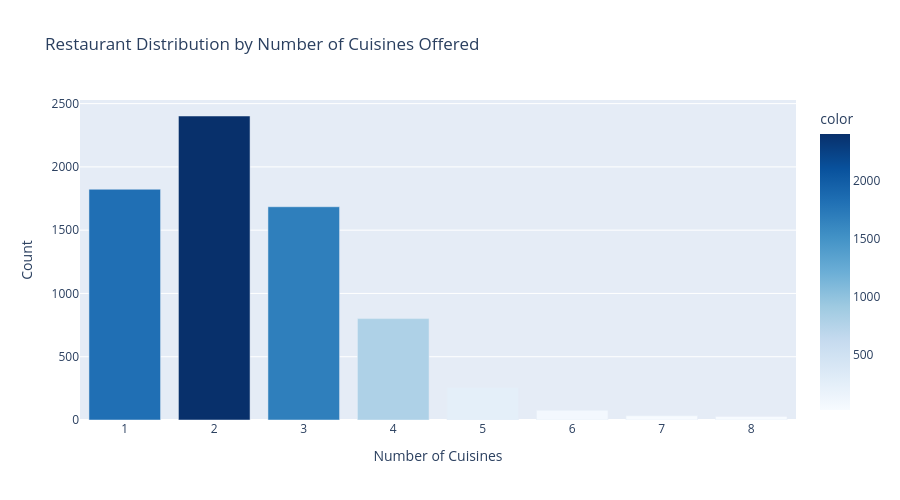

The notebook cell this image was saved under:
### Code cell
# 2. Cuisine Diversity Analysis
cuisine_diversity = df['cuisine_count'].value_counts().sort_index()

fig = px.bar(
    x=cuisine_diversity.index,
    y=cuisine_diversity.values,
    title='Restaurant Distribution by Number of Cuisines Offered',
    labels={'x': 'Number of Cuisines', 'y': 'Count'},
    color=cuisine_diversity.values,
    color_continuous_scale='Blues'
)

fig.update_layout(height=500, showlegend=False)
fig.show()

print(f"\nCuisine Diversity Statistics:")
print(f"  Average cuisines per restaurant: {df['cuisine_count'].mean():.2f}")
print(f"  Median cuisines per restaurant: {df['cuisine_count'].median():.0f}")
print(f"  Max cuisines offered: {df['cuisine_count'].max():.0f}")

### Figure 1 — Plotly figure (JSON) as saved in the notebook; plotly's stock layout.template omitted (floating-point values rounded to 4 significant figures)
{"data": [{"alignmentgroup": "True", "hovertemplate": "Number of Cuisines=%{x}<br>Count=%{y}<br>color=%{marker.color}<extra></extra>", "legendgroup": "", "marker": {"color": [1823, 2402, 1685, 801, 256, 77, 33, 28], "coloraxis": "coloraxis", "pattern": {"shape": ""}}, "name": "", "offsetgroup": "", "orientation": "v", "showlegend": false, "textposition": "auto", "type": "bar", "x": [1, 2, 3, 4, 5, 6, 7, 8], "xaxis": "x", "y": [1823, 2402, 1685, 801, 256, 77, 33, 28], "yaxis": "y"}], "layout": {"barmode": "relative", "coloraxis": {"colorbar": {"title": {"text": "color"}}, "colorscale": [[0, "rgb(247,251,255)"], [0.125, "rgb(222,235,247)"], [0.25, "rgb(198,219,239)"], [0.375, "rgb(158,202,225)"], [0.5, "rgb(107,174,214)"], [0.625, "rgb(66,146,198)"], [0.75, "rgb(33,113,181)"], [0.875, "rgb(8,81,156)"], [1, "rgb(8,48,107)"]]}, "height": 500, "legend": {"tracegroupgap": 0}, "showlegend": false, "title": {"text": "Restaurant Distribution by Number of Cuisines Offered"}, "xaxis": {"anchor": "y", "domain": [0, 1], "title": {"text": "Number of Cuisines"}}, "yaxis": {"anchor": "x", "domain": [0, 1], "title": {"text": "Count"}}}}
